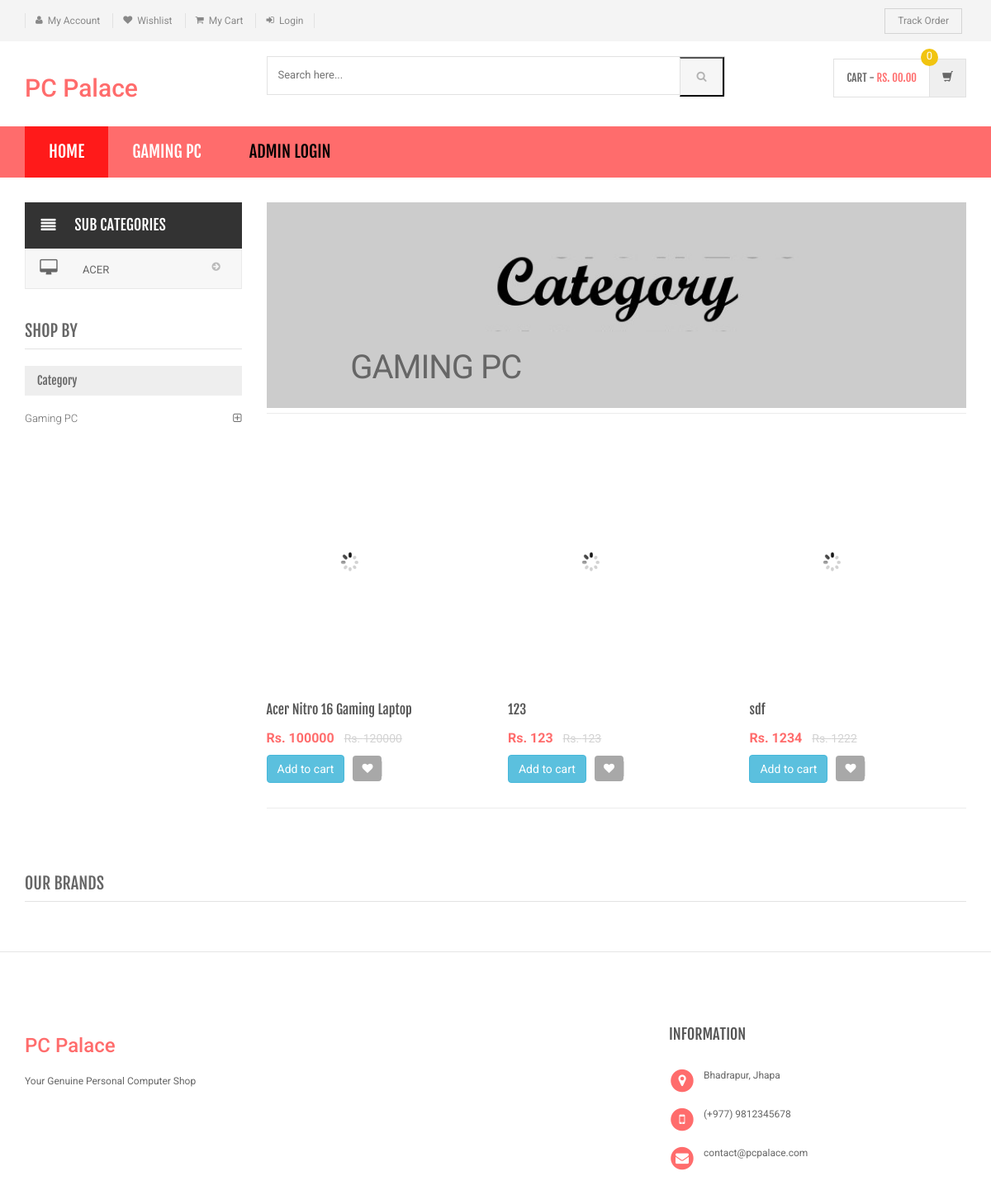
/category.php?cid=11, run on the app's committed database.
### tables this page shows
CREATE TABLE `category` (
  `id` int(11) NOT NULL,
  `categoryName` varchar(255) DEFAULT NULL,
  `categoryDescription` longtext DEFAULT NULL,
  `creationDate` timestamp NOT NULL DEFAULT current_timestamp(),
  `updationDate` varchar(255) DEFAULT NULL
);

CREATE TABLE `subcategory` (
  `id` int(11) NOT NULL,
  `categoryid` int(11) DEFAULT NULL,
  `subcategory` varchar(255) DEFAULT NULL,
  `creationDate` timestamp NULL DEFAULT current_timestamp(),
  `updationDate` varchar(255) DEFAULT NULL
);

CREATE TABLE `products` (
  `id` int(11) NOT NULL,
  `category` int(11) NOT NULL,
  `subCategory` int(11) DEFAULT NULL,
  `productName` varchar(255) DEFAULT NULL,
  `productCompany` varchar(255) DEFAULT NULL,
  `productPrice` int(11) DEFAULT NULL,
  `productPriceBeforeDiscount` int(11) DEFAULT NULL,
  `productDescription` longtext DEFAULT NULL,
  `productImage1` varchar(255) DEFAULT NULL,
  `productImage2` varchar(255) DEFAULT NULL,
  `productImage3` varchar(255) DEFAULT NULL,
  `shippingCharge` int(11) DEFAULT NULL,
  `productAvailability` varchar(255) DEFAULT NULL,
  `postingDate` timestamp NULL DEFAULT current_timestamp(),
  `updationDate` varchar(255) DEFAULT NULL
);

### category.php (the view, shortened to what this page needs)
<?php
include('includes/config.php');
$cid=intval($_GET['cid']);
?>
<!DOCTYPE html>
<html lang="en">
	<head>
	    <link rel="stylesheet" href="assets/css/bootstrap.min.css">
	    <link rel="stylesheet" href="assets/css/main.css">
	    <link rel="stylesheet" href="assets/css/red.css">
	    <link rel="stylesheet" href="assets/css/owl.carousel.css">
		<link rel="stylesheet" href="assets/css/owl.transitions.css">
		<link href="assets/css/lightbox.css" rel="stylesheet">
		<link rel="stylesheet" href="assets/css/animate.min.css">
		<link rel="stylesheet" href="assets/css/rateit.css">
		<link rel="stylesheet" href="assets/css/bootstrap-select.min.css">
		<link rel="stylesheet" href="assets/css/config.css">
		<link href="assets/css/green.css" rel="alternate stylesheet" title="Green color">
		<link href="assets/css/blue.css" rel="alternate stylesheet" title="Blue color">
		<link href="assets/css/red.css" rel="alternate stylesheet" title="Red color">
		<link href="assets/css/orange.css" rel="alternate stylesheet" title="Orange color">
		<link href="assets/css/dark-green.css" rel="alternate stylesheet" title="Darkgreen color">
		<link rel="stylesheet" href="assets/css/font-awesome.min.css">
	</head>
    <body class="cnt-home">
<header class="header-style-1">
<?php include('includes/top-header.php');?>
<?php include('includes/main-header.php');?>
<?php include('includes/menu-bar.php');?>
</header>
<div class="body-content outer-top-xs">
	<div class='container'>
		<div class='row outer-bottom-sm'>
			<div class='col-md-3 sidebar'>
<div class="side-menu animate-dropdown outer-bottom-xs">
<div class="side-menu animate-dropdown outer-bottom-xs">
    <div class="head"><i class="icon fa fa-align-justify fa-fw"></i>Sub Categories</div>
    <nav class="yamm megamenu-horizontal" role="navigation">
        <ul class="nav">
            <li class="dropdown menu-item">
              <?php $sql=mysqli_query($con,"select id,subcategory  from subcategory where categoryid='$cid'");
while($row=mysqli_fetch_array($sql))
{
    ?>
                <a href="sub-category.php?scid=<?php echo $row['id'];?>" class="dropdown-toggle"><i class="icon fa fa-desktop fa-fw"></i>
                <?php echo $row['subcategory'];?></a>
                <?php }?>
</li>
</ul>
    </nav>
</div>
</div>
	            <div class="sidebar-module-container">
	            	<h3 class="section-title">shop by</h3>
	            	<div class="sidebar-filter">
<div class="sidebar-widget wow fadeInUp outer-bottom-xs ">
	<div class="widget-header m-t-20">
		<h4 class="widget-title">Category</h4>
	</div>
	<div class="sidebar-widget-body m-t-10">
	         <?php $sql=mysqli_query($con,"select id,categoryName  from category");
while($row=mysqli_fetch_array($sql))
{
    ?>
		<div class="accordion">
	    	<div class="accordion-group">
	            <div class="accordion-heading">
	                <a href="category.php?cid=<?php echo $row['id'];?>"  class="accordion-toggle collapsed">
	                   <?php echo $row['categoryName'];?>
	                </a>
	            </div>
	        </div>
	    </div>
	    <?php } ?>
	</div>
</div>
	            	</div>
	            </div>
            </div>
			<div class='col-md-9'>
	<div id="category" class="category-carousel hidden-xs">
		<div class="item">
			<div class="image">
				<img src="assets/images/banners/cat-banner-1.jpg" alt="" class="img-responsive">
			</div>
			<div class="container-fluid">
				<div class="caption vertical-top text-left">
					<div class="big-text">
						<br />
					</div>
					       <?php $sql=mysqli_query($con,"select categoryName  from category where id='$cid'");
while($row=mysqli_fetch_array($sql))
{
    ?>
					<div class="excerpt hidden-sm hidden-md">
						<?php echo htmlentities($row['categoryName']);?>
					</div>
			<?php } ?>
				</div>
			</div>
		</div>
</div>
				<div class="search-result-container">
					<div id="myTabContent" class="tab-content">
						<div class="tab-pane active " id="grid-container">
							<div class="category-product  inner-top-vs">
								<div class="row">
			<?php
$ret=mysqli_query($con,"select * from products where category='$cid'");
$num=mysqli_num_rows($ret);
if($num>0)
{
while ($row=mysqli_fetch_array($ret))
{?>
		<div class="col-sm-6 col-md-4 wow fadeInUp">
			<div class="products">
	<div class="product">
		<div class="product-image">
			<div class="image">
				<a href="product-details.php?pid=<?php echo htmlentities($row['id']);?>"><img  src="assets/images/blank.gif" data-echo="admin/productimages/<?php echo htmlentities($row['id']);?>/<?php echo htmlentities($row['productImage1']);?>" alt="" width="200" height="300"></a>
			</div>
		</div>
		<div class="product-info text-left">
			<h3 class="name"><a href="product-details.php?pid=<?php echo htmlentities($row['id']);?>"><?php echo htmlentities($row['productName']);?></a></h3>
			<div class="product-price">
				<span class="price">
					Rs. <?php echo htmlentities($row['productPrice']);?>			</span>
										     <span class="price-before-discount">Rs. <?php echo htmlentities($row['productPriceBeforeDiscount']);?></span>
			</div>
		</div>
					<div class="cart clearfix animate-effect">
				<div class="action">
					<ul class="list-unstyled">
						<li class="add-cart-button btn-group">
								<?php if($row['productAvailability']=='In Stock'){?>
							<a href="category.php?page=product&action=add&id=<?php echo $row['id']; ?>">
							<button class="btn btn-info" type="button">Add to cart</button></a>
								<?php } else {?>
							<div class="action" style="color:red">Out of Stock</div>
					<?php } ?>
						</li>
		                <li class="lnk wishlist">
							<a class="add-to-wishlist" href="category.php?pid=<?php echo htmlentities($row['id'])?>&&action=wishlist" title="Wishlist">
								 <i class="icon fa fa-heart"></i>
							</a>
						</li>
					</ul>
				</div>
			</div>
			</div>
			</div>
		</div>
	  <?php } } else {?>
		<div class="col-sm-6 col-md-4 wow fadeInUp"> <h3>No Product Found</h3>
		</div>
<?php } ?>
										</div>
							</div>
						</div>
				</div>
			</div>
		</div></div>
		<?php include('includes/brands-slider.php');?>
</div>
</div>
<?php include('includes/footer.php');?>
</body>
</html>

### includes/menu-bar.php (shortened to what this page needs)
<div class="header-nav animate-dropdown">
    <div class="container">
        <div class="yamm navbar navbar-default" role="navigation">
            <div class="nav-bg-class">
                <div class="navbar-collapse collapse" id="mc-horizontal-menu-collapse">
	<div class="nav-outer">
		<ul class="nav navbar-nav">
			<li class="active dropdown yamm-fw">
				<a href="index.php" data-hover="dropdown" class="dropdown-toggle">Home</a>
			</li>
              <?php $sql=mysqli_query($con,"select id,categoryName  from category limit 6");
while($row=mysqli_fetch_array($sql))
{
    ?>
			<li class="dropdown yamm">
				<a href="category.php?cid=<?php echo $row['id'];?>"> <?php echo $row['categoryName'];?></a>
			</li>
			<?php } ?>
			<li class="dropdown yamm">
				<a href="admin/" style="color:#000"> Admin Login</a>
			</li>
		</ul>
		<div class="clearfix"></div>
	</div>
</div>
            </div>
        </div>
    </div>
</div>

### assets/css/red.css (style rules this page uses)
a { color: #ff6c6c; }
.header-style-1 .header-nav { background: #ff6c6c; }
.cnt-home .header-style-1 .header-nav .navbar .navbar-nav > li.active { background: #ff1a1a; }
.product .product-info .product-price .price { color: #ff6c6c; }
.sidebar .sidebar-module-container .sidebar-widget .sidebar-widget-body .accordion .accordion-group .accordion-heading .accordion-toggle, .sidebar .sidebar-module-container .sidebar-widget .sidebar-widget-body .accordion .accordion-group .accordion-heading .accordion-toggle:hover, .sidebar .sidebar-module-container .sidebar-widget .sidebar-widget-body .accordion .accordion-group .accordion-heading .accordion-toggle:focus, .sidebar .sidebar-module-container .sidebar-widget .sidebar-widget-body .accordion .accordion-group .accordion-heading .accordion-toggle:after { color: #ff6c6c; }

### assets/css/lightbox.css (style rules this page uses)
body:after { content: url(../images/close.png) url(../images/loading.gif) url(../images/prev.png) url(../images/next.png); display: none; }

### assets/css/green.css (style rules this page uses)
a { color: #abd07e; }
.header-style-1 .header-nav { background: #abd07e; }
.cnt-home .header-style-1 .header-nav .navbar .navbar-nav > li.active { background: #84b943; }
.product .product-info .product-price .price { color: #abd07e; }
.sidebar .sidebar-module-container .sidebar-widget .sidebar-widget-body .accordion .accordion-group .accordion-heading .accordion-toggle, .sidebar .sidebar-module-container .sidebar-widget .sidebar-widget-body .accordion .accordion-group .accordion-heading .accordion-toggle:hover, .sidebar .sidebar-module-container .sidebar-widget .sidebar-widget-body .accordion .accordion-group .accordion-heading .accordion-toggle:focus, .sidebar .sidebar-module-container .sidebar-widget .sidebar-widget-body .accordion .accordion-group .accordion-heading .accordion-toggle:after { color: #abd07e; }

### assets/css/blue.css (style rules this page uses)
a { color: #3498db; }
.header-style-1 .header-nav { background: #3498db; }
.cnt-home .header-style-1 .header-nav .navbar .navbar-nav > li.active { background: #1d6ca1; }
.product .product-info .product-price .price { color: #3498db; }
.sidebar .sidebar-module-container .sidebar-widget .sidebar-widget-body .accordion .accordion-group .accordion-heading .accordion-toggle, .sidebar .sidebar-module-container .sidebar-widget .sidebar-widget-body .accordion .accordion-group .accordion-heading .accordion-toggle:hover, .sidebar .sidebar-module-container .sidebar-widget .sidebar-widget-body .accordion .accordion-group .accordion-heading .accordion-toggle:focus, .sidebar .sidebar-module-container .sidebar-widget .sidebar-widget-body .accordion .accordion-group .accordion-heading .accordion-toggle:after { color: #3498db; }

### assets/css/orange.css (style rules this page uses)
a { color: #f39c12; }
.header-style-1 .header-nav { background: #f39c12; }
.cnt-home .header-style-1 .header-nav .navbar .navbar-nav > li.active { background: #ab6c09; }
.product .product-info .product-price .price { color: #f39c12; }
.sidebar .sidebar-module-container .sidebar-widget .sidebar-widget-body .accordion .accordion-group .accordion-heading .accordion-toggle, .sidebar .sidebar-module-container .sidebar-widget .sidebar-widget-body .accordion .accordion-group .accordion-heading .accordion-toggle:hover, .sidebar .sidebar-module-container .sidebar-widget .sidebar-widget-body .accordion .accordion-group .accordion-heading .accordion-toggle:focus, .sidebar .sidebar-module-container .sidebar-widget .sidebar-widget-body .accordion .accordion-group .accordion-heading .accordion-toggle:after { color: #f39c12; }

### assets/css/dark-green.css (style rules this page uses)
a { color: #12cca7; }
.header-style-1 .header-nav { background: #12cca7; }
.cnt-home .header-style-1 .header-nav .navbar .navbar-nav > li.active { background: #0b816a; }
.product .product-info .product-price .price { color: #12cca7; }
.sidebar .sidebar-module-container .sidebar-widget .sidebar-widget-body .accordion .accordion-group .accordion-heading .accordion-toggle, .sidebar .sidebar-module-container .sidebar-widget .sidebar-widget-body .accordion .accordion-group .accordion-heading .accordion-toggle:hover, .sidebar .sidebar-module-container .sidebar-widget .sidebar-widget-body .accordion .accordion-group .accordion-heading .accordion-toggle:focus, .sidebar .sidebar-module-container .sidebar-widget .sidebar-widget-body .accordion .accordion-group .accordion-heading .accordion-toggle:after { color: #12cca7; }

### data on the page
category: categoryName "GAMING PC", categoryName "Gaming PC"
subcategory: subcategory "ACER"
products: productName "Acer Nitro 16 Gaming Laptop", productPrice "100000", productPriceBeforeDiscount "120000"
products: productName "123", productPrice "123", productPriceBeforeDiscount "123"
products: productName "sdf", productPrice "1234", productPriceBeforeDiscount "1222"
